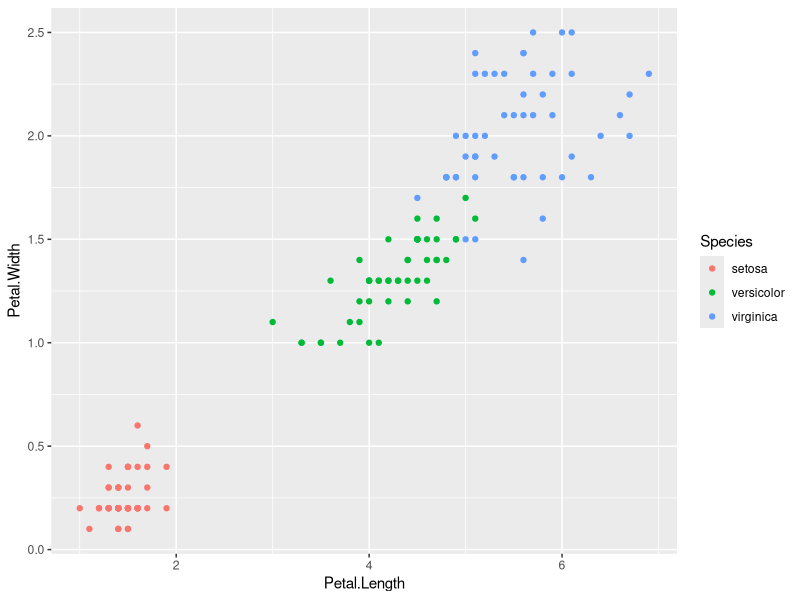
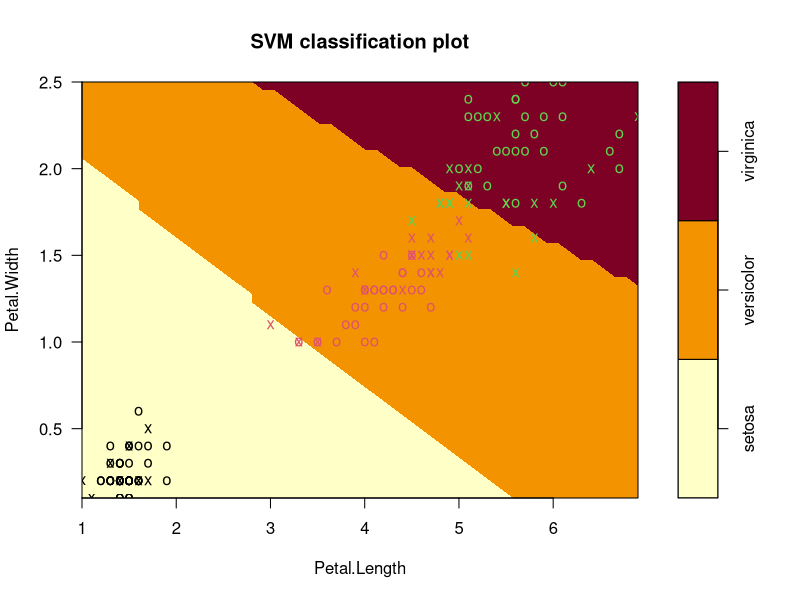
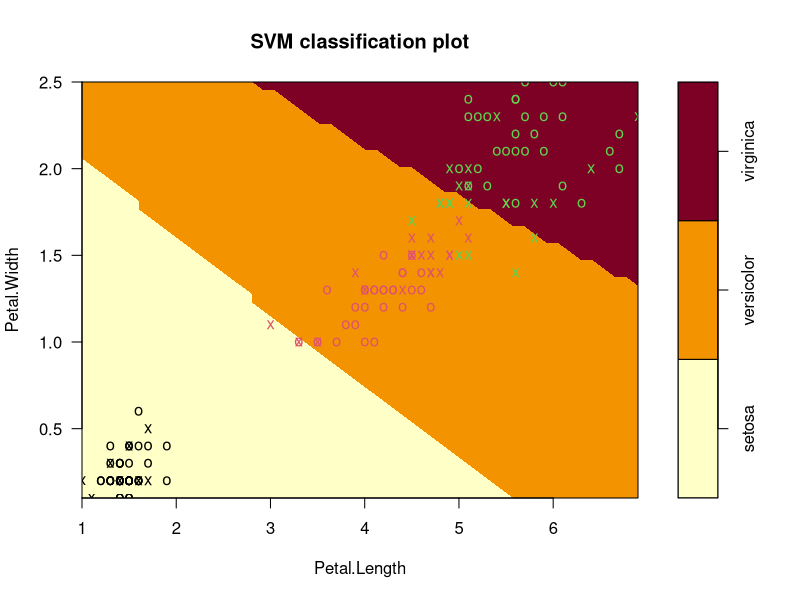
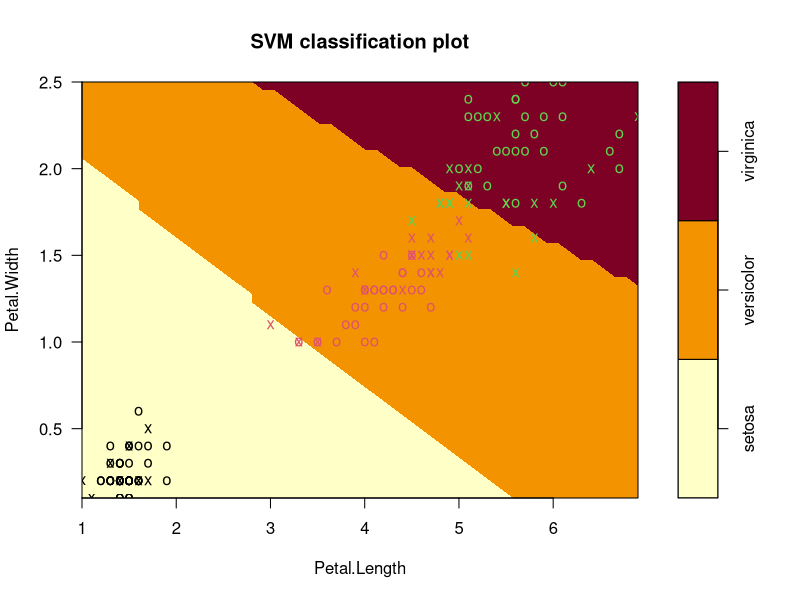

Write R code to recreate these figures, in order.
#In-Class Work Example: SVM

#SVM Classification Example
#Support Vector Machine (SVM) example using iris dataset 
data("iris")
head(iris) #inspecting the first six rows of the datset
str(iris) #structure of the dataset
library(ggplot2)
library(e1071)

#We will separate the Spcies based on the color and plot with Petal.Length vs Petal.Width
#We can clearly see the separation of Setosa however, there is an overlappings of Versicolor and Virginica
#Now we plot using the qplot() function, X=Petal.Length and Y=Petal.Width
#using the color separation respect to Species
qplot(Petal.Length, Petal.Width, data=iris, color=Species)

#Now we can use the built in svm() funciton that come in the e1071 library
#here we will name our first svm model as svm_model1
#read the svm() documentation on RStudio by using the help(svm) function
help("svm")
svm_model1 <- svm(Species~., data=iris)

#Using the summary command to see the summary of our first model, we can pass the svm_model1 to the 
#summary() function
summary(svm_model1)

#Using the plot() function and our first model with is the svm_model1 we can plot the results
#here the axes are Petal.Width vs Petal.Length
plot(svm_model1, data=iris, Petal.Width~Petal.Length, slice=list(Sepal.Width = 3, Sepal.Length=4))
#Predicted class regions are provided with the color background

#Prediction using the model (svm_model1) we created on the iris dataset
pred1 <- predict(svm_model1, iris)
#creating a table using the one predicted and the actual iris dataset
table1 <- table(Predicted = pred1, Actual = iris$Species)
table1
#two misclassifications of Virginica and Versicolor

#We can calculate the model1 accuracy
Model1_accuracyRate = sum(diag(table1))/sum(table1)
Model1_accuracyRate
#We can calculate the misclassification rate
Model1_MisclassificationRate = 1 - Model1_accuracyRate
Model1_MisclassificationRate

#----Model 2 ----
#Now we will use other methods such as linear, polynomial...for kernals
#kernal = "linear"
svm_model2 <- svm(Species~., data=iris, kernal="linear")

#Using the summary command to see the usmmary of our second model,
#we pass the svm_model2 to the
#summary() function
summary(svm_model2)

#Using the plot() function and our second model (svm_model2), we can plot the results
#here the axes are Petal.Width vs Petal.Length
plot(svm_model2, data=iris, Petal.Width~Petal.Length, slice=list(Sepal.Width=3, Sepal.Length=4))

#Prediction using the second model (svm_model2) we created on the iris dataset
pred2 <- predict(svm_model2, iris)
#creating a table using the one predicted and the actual iris dataset
table2 <- table(Predicted=pred2, Actual=iris$Species)
table2
#different classifications compared to model1

#We can calculate the model2 accuracy
Model2_accuracyRate = sum(diag(table2))/sum(table2)
Model2_accuracyRate
#We can calculate the misclassification rate
Model2_MisclassificationRate = 1 - Model2_accuracyRate
Model2_MisclassificationRate


#----Model 3 ----
#kernal = "polynomial"
svm_model3 <- svm(Species~., data=iris, kernal="polynomial")
summary(svm_model3)
plot(svm_model3, data=iris, Petal.Width~Petal.Length, slice=list(Sepal.Width=3, Sepal.Length=4))
pred3 <- predict(svm_model3, iris)
table3 <- table(Predicted=pred3, Actual=iris$Species)
table3
Model3_accuracyRate = sum(diag(table3))/sum(table3)
Model3_accuracyRate
Model3_MisclassificationRate = 1 - Model3_accuracyRate
Model3_MisclassificationRate





























